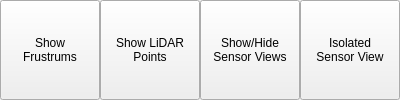
              <widget class="QWidget" name="widget_21" native="true">
               <property name="minimumSize">
                <size>
                 <width>400</width>
                 <height>0</height>
                </size>
               </property>
               <property name="maximumSize">
                <size>
                 <width>2000</width>
                 <height>16777215</height>
                </size>
               </property>
               <layout class="QHBoxLayout" name="horizontalLayout_30">
                <property name="spacing">
                 <number>0</number>
                </property>
                <property name="leftMargin">
                 <number>0</number>
                </property>
                <property name="topMargin">
                 <number>0</number>
                </property>
                <property name="rightMargin">
                 <number>0</number>
                </property>
                <property name="bottomMargin">
                 <number>0</number>
                </property>
                <item>
                 <widget class="QToolButton" name="show_frustrums_button">
                  <property name="sizePolicy">
                   <sizepolicy hsizetype="Preferred" vsizetype="Expanding">
                    <horstretch>0</horstretch>
                    <verstretch>0</verstretch>
                   </sizepolicy>
                  </property>
                  <property name="text">
                   <string>Show
Frustrums</string>
                  </property>
                  <property name="icon">
                   <iconset resource="../../resources.qrc">
                    <normaloff>:/icons/icons8-scenic-view-48.png</normaloff>:/icons/icons8-scenic-view-48.png</iconset>
                  </property>
                  <property name="iconSize">
                   <size>
                    <width>36</width>
                    <height>36</height>
                   </size>
                  </property>
                  <property name="checkable">
                   <bool>true</bool>
                  </property>
                  <property name="toolButtonStyle">
                   <enum>Qt::ToolButtonStyle::ToolButtonTextUnderIcon</enum>
                  </property>
                 </widget>
                </item>
                <item>
                 <widget class="QToolButton" name="show_lidar_point_cloud_button">
                  <property name="sizePolicy">
                   <sizepolicy hsizetype="Preferred" vsizetype="Preferred">
                    <horstretch>0</horstretch>
                    <verstretch>0</verstretch>
                   </sizepolicy>
                  </property>
                  <property name="text">
                   <string>Show LiDAR
Points</string>
                  </property>
                  <property name="icon">
                   <iconset resource="../../resources.qrc">
                    <normaloff>:/icons/Point Cloud.png</normaloff>:/icons/Point Cloud.png</iconset>
                  </property>
                  <property name="iconSize">
                   <size>
                    <width>36</width>
                    <height>36</height>
                   </size>
                  </property>
                  <property name="checkable">
                   <bool>true</bool>
                  </property>
                  <property name="toolButtonStyle">
                   <enum>Qt::ToolButtonStyle::ToolButtonTextUnderIcon</enum>
                  </property>
                 </widget>
                </item>
                <item>
                 <widget class="QToolButton" name="show_hide_sensor_views_button">
                  <property name="sizePolicy">
                   <sizepolicy hsizetype="Preferred" vsizetype="Preferred">
                    <horstretch>0</horstretch>
                    <verstretch>0</verstretch>
                   </sizepolicy>
                  </property>
                  <property name="minimumSize">
                   <size>
                    <width>77</width>
                    <height>32</height>
                   </size>
                  </property>
                  <property name="toolTip">
                   <string>&lt;html&gt;&lt;head/&gt;&lt;body&gt;&lt;p&gt;Undo Last Command&lt;/p&gt;&lt;/body&gt;&lt;/html&gt;</string>
                  </property>
                  <property name="text">
                   <string>Show/Hide
Sensor Views</string>
                  </property>
                  <property name="icon">
                   <iconset resource="../../resources.qrc">
                    <normaloff>:/icons/icons8-view-all-48.png</normaloff>:/icons/icons8-view-all-48.png</iconset>
                  </property>
                  <property name="iconSize">
                   <size>
                    <width>46</width>
                    <height>48</height>
                   </size>
                  </property>
                  <property name="toolButtonStyle">
                   <enum>Qt::ToolButtonStyle::ToolButtonTextUnderIcon</enum>
                  </property>
                 </widget>
                </item>
                <item>
                 <widget class="QToolButton" name="isolate_sensor_selection_button">
                  <property name="sizePolicy">
                   <sizepolicy hsizetype="Preferred" vsizetype="Preferred">
                    <horstretch>0</horstretch>
                    <verstretch>0</verstretch>
                   </sizepolicy>
                  </property>
                  <property name="minimumSize">
                   <size>
                    <width>77</width>
                    <height>32</height>
                   </size>
                  </property>
                  <property name="toolTip">
                   <string>&lt;html&gt;&lt;head/&gt;&lt;body&gt;&lt;p&gt;Redo Last Command&lt;/p&gt;&lt;/body&gt;&lt;/html&gt;</string>
                  </property>
                  <property name="text">
                   <string>Isolated
Sensor View</string>
                  </property>
                  <property name="icon">
                   <iconset resource="../../resources.qrc">
                    <normaloff>:/icons/icons8-browse-page-48.png</normaloff>:/icons/icons8-browse-page-48.png</iconset>
                  </property>
                  <property name="iconSize">
                   <size>
                    <width>46</width>
                    <height>48</height>
                   </size>
                  </property>
                  <property name="checkable">
                   <bool>true</bool>
                  </property>
                  <property name="checked">
                   <bool>false</bool>
                  </property>
                  <property name="toolButtonStyle">
                   <enum>Qt::ToolButtonStyle::ToolButtonTextUnderIcon</enum>
                  </property>
                 </widget>
                </item>
               </layout>
              </widget>
